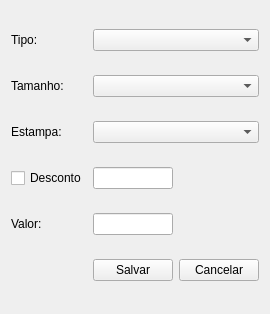
<?xml version="1.0" encoding="UTF-8"?>
<ui version="4.0">
 <class>Form_itens</class>
 <widget class="QWidget" name="Form_itens">
  <property name="geometry">
   <rect>
    <x>0</x>
    <y>0</y>
    <width>251</width>
    <height>314</height>
   </rect>
  </property>
  <property name="windowTitle">
   <string>Iten</string>
  </property>
  <layout class="QGridLayout" name="gridLayout">
   <item row="0" column="0">
    <widget class="QLabel" name="label_tipo">
     <property name="text">
      <string>Tipo:</string>
     </property>
    </widget>
   </item>
   <item row="0" column="1" colspan="2">
    <widget class="QComboBox" name="CB_tipo"/>
   </item>
   <item row="1" column="0">
    <widget class="QLabel" name="label_tamanho">
     <property name="text">
      <string>Tamanho:</string>
     </property>
    </widget>
   </item>
   <item row="1" column="1" colspan="2">
    <widget class="QComboBox" name="CB_tamanho"/>
   </item>
   <item row="2" column="0">
    <widget class="QLabel" name="label_estampa">
     <property name="text">
      <string>Estampa:</string>
     </property>
    </widget>
   </item>
   <item row="2" column="1" colspan="2">
    <widget class="QComboBox" name="CP_estampa"/>
   </item>
   <item row="3" column="0">
    <widget class="QCheckBox" name="CB_desconto">
     <property name="text">
      <string>Desconto</string>
     </property>
    </widget>
   </item>
   <item row="3" column="1">
    <widget class="QLineEdit" name="LE_desconto"/>
   </item>
   <item row="4" column="0">
    <widget class="QLabel" name="label">
     <property name="text">
      <string>Valor:</string>
     </property>
    </widget>
   </item>
   <item row="4" column="1">
    <widget class="QLineEdit" name="LE_valor"/>
   </item>
   <item row="5" column="1">
    <widget class="QPushButton" name="PB_salvar">
     <property name="text">
      <string>Salvar</string>
     </property>
    </widget>
   </item>
   <item row="5" column="2">
    <widget class="QPushButton" name="PB_cancelar">
     <property name="text">
      <string>Cancelar</string>
     </property>
    </widget>
   </item>
  </layout>
 </widget>
 <resources/>
 <connections/>
</ui>
